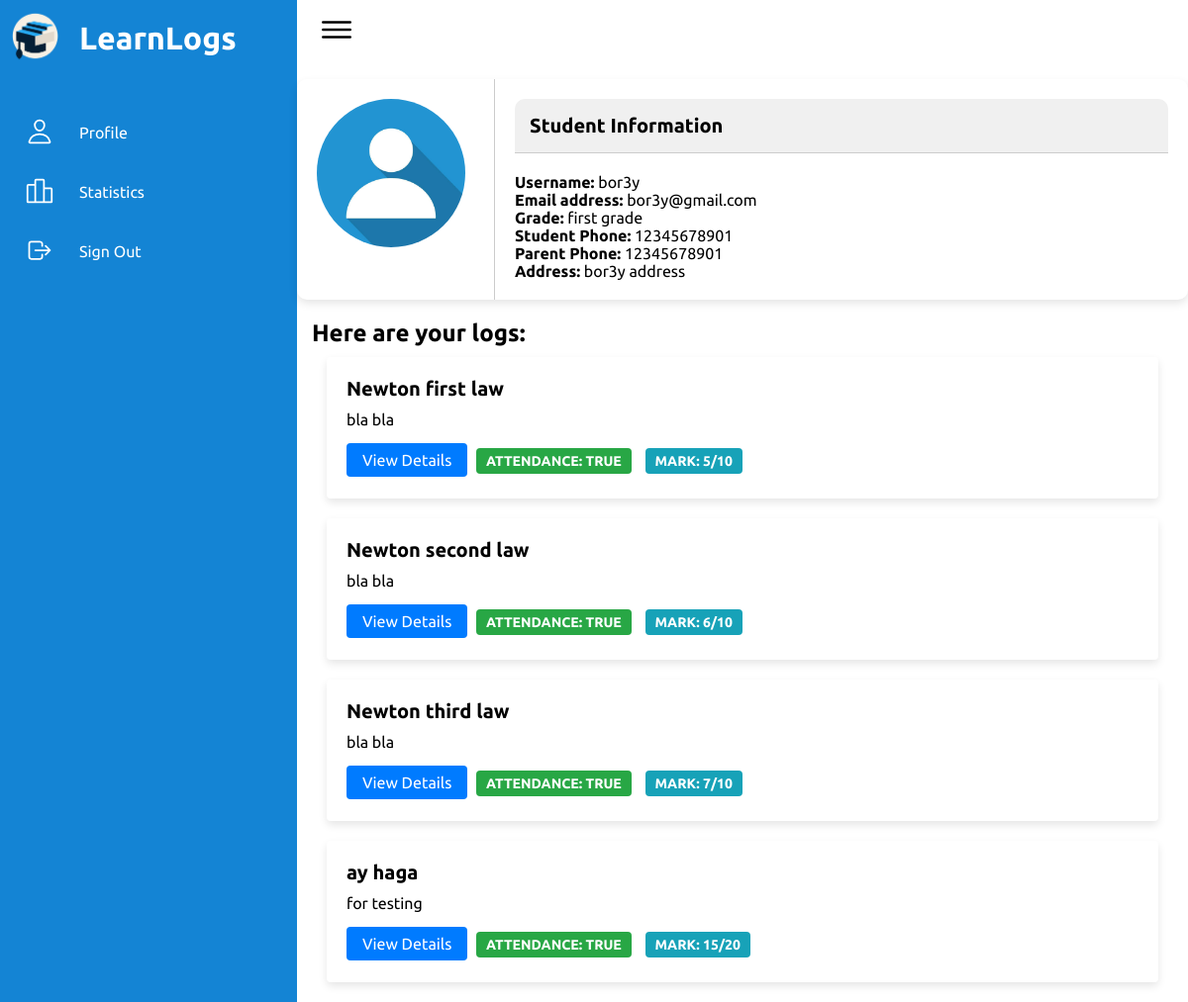
The page /profile/3 (signed in) on the database its author committed.
### learnlogs/models.py (models this page shows, shortened)
class Student(db.Model, UserMixin):
    id = db.Column(db.Integer, primary_key=True)
    student_name = db.Column(db.String(60), nullable=False)
    email = db.Column(db.String(120), unique=True, nullable=False)
    password = db.Column(db.String(60), nullable=False)
    student_phone = db.Column(db.String(11), nullable=False)
    parent_name = db.Column(db.String(60), nullable=False)
    parent_phone = db.Column(db.String(11), nullable=False)
    address = db.Column(db.String(100), nullable=False)
    photo_link = db.Column(db.String(100), default='default.jpg')
    grade = db.Column(db.String(10), nullable=False)
    attended = db.relationship(
        'Session',
        secondary=Student_Session,
        backref='attended_student')

class Session(db.Model, UserMixin):
    id = db.Column(db.Integer, primary_key=True)
    title = db.Column(db.String(100), nullable=False)
    description = db.Column(db.String(1000), nullable=False)
    attachment_link = db.Column(db.String(100), default='default.pdf')
    video_link = db.Column(db.String(100), default='default.mp4')
    date = db.Column(db.DateTime, nullable=False, default=datetime.utcnow)
    grade = db.Column(db.String(10), nullable=False)
    students = db.relationship(
        'Student',
        secondary=Student_Session,
        backref='sessions')

### learnlogs/routes.py (the view)
@login_required
@app.route('/profile/<int:id>', methods=['GET', 'POST'])
def profile1(id):
    if current_user.is_authenticated:
        if current_user.id == id or current_user.email == (
                'teacher@gmail.com'):
            student = Student.query.filter_by(id=id).first()
            all_session = Session.query.filter_by(grade=student.grade).all()
            student_attended = sorted(
                student.attended, key=lambda session: session.id)
            student_marks = db.session.query(Student_Session).filter(
                Student_Session.c.student_id == id).order_by(
                Student_Session.c.session_id).all()
            if student:
                return render_template(
                    'profile.html',
                    student=student,
                    marks=student_marks,
                    attended=student_attended,
                    sessions=all_session,
                    title='Profile')
        else:
           return render_template('error_page.html', title='Register', message='you can only view your profile')
    else:
       return render_template('error_page.html', title='Register', message='you can only view your profile')

### learnlogs/models.py (called while the page is built)
@login_manager.user_loader
def load_student(user_id):
    return Student.query.get(int(user_id))

### learnlogs/templates/profile.html
{% extends 'student_sidebar_test.html' %}
{% block content %}
<link rel="stylesheet" href="../static/styles/profile.css">
<div class="student-content">
    <div class="student-card">
        <div class="student-card-picture">
            <img class="student-avatar border-gray" src="../static/images/{{ student.photo_link }}" alt="Profile Picture">
        </div>
        <div class="student-card-details">
            <div class="student-card-header">
                <h5 class="student-card-title">Student Information</h5>
            </div>
            <div class="student-field">
                <span class="student-field-label">Username:</span>
                <span class="student-field-value">{{ student.student_name }}</span>
            </div>
            <div class="student-field">
                <span class="student-field-label">Email address:</span>
                <span class="student-field-value">{{ student.email }}</span>
            </div>
            <div class="student-field">
              <span class="student-field-label">Grade:</span>
              <span class="student-field-value">{{ student.grade }} grade</span>
            </div>
            <div class="student-field">
                <span class="student-field-label">Student Phone:</span>
                <span class="student-field-value">{{ student.student_phone }}</span>
            </div>
            <div class="student-field">
                <span class="student-field-label">Parent Phone:</span>
                <span class="student-field-value">{{ student.parent_phone }}</span>
            </div>
            <div class="student-field">
                <span class="student-field-label">Address:</span>
                <span class="student-field-value">{{ student.address }}</span>
            </div>
        </div>
    </div>
</div>
<div class="custom-container">
  <h2 class="custom-heading2">Here are your logs:</h2>
  <div class="custom-row">
      {% for session in sessions %}
      <div class="custom-column">
          <div class="custom-card">
              <div class="custom-card-body">
                  <h3 class="custom-card-title">{{ session.title }}</h3>
                  <p class="custom-card-text">{{ session.description }}</p>
                  <a href="{{ url_for('session_info_for_student', session_id=session.id, student_id=student.id) }}" class="custom-button">View Details</a>
                  {% if session in attended %}
                  <span class="custom-badge custom-success-badge ml-2">
                      Attendance: True
                  </span>
                  <span class="custom-badge custom-info-badge ml-2">
                      {% for mark in marks %}
                      {% if mark.session_id == session.id %}
                      Mark: {{ mark.mark }}/{{mark.full_mark}}
                      {% endif %}
                      {% endfor %}
                  </span>
                  {% else %}
                  <span class="custom-badge custom-danger-badge ml-2">
                      Attendance: False
                  </span>
                  {% endif %}
              </div>
          </div>
      </div>
      {% endfor %}
  </div>
{% endblock content %}

### learnlogs/templates/student_sidebar_test.html (shortened to what this page needs)
<!DOCTYPE html>
<html lang="en">
<head>
    <link rel="stylesheet" href="../static/assets/css/dashborad.css">
</head>
<body>
    <div class="container">
        <div class="navigation">
            <ul>
                <li>
                    <a href="/home">
                        <img style="margin-top:10px; width:50px" src="../static/images/logo.png" alt="Logo">
                        <h1 style="margin-top: 20px; margin-left:20px">LearnLogs</h1>
                    </a>
                </li>
                <li>
                    <a href="{{ url_for('profile1', id=student.id) }}">
                        <span class="icon">
                            <ion-icon name="person-outline"></ion-icon>
                        </span>
                        <span class="title">Profile</span>
                    </a>
                </li>
                <li>
                    <a href="{{ url_for('profile2', id=student.id) }}">
                        <span class="icon">
                            <ion-icon name="podium-outline"></ion-icon>
                        </span>
                        <span class="title">Statistics</span>
                    </a>
                </li>
                <li>
                    <a href="{{url_for('logout')}}">
                        <span class="icon">
                            <ion-icon name="log-out-outline"></ion-icon>
                        </span>
                        <span class="title">Sign Out</span>
                    </a>
                </li>
            </ul>
        </div>
        <div class="main">
            <div class="topbar">
                <div class="toggle">
                    <ion-icon name="menu-outline"></ion-icon>
                </div>
            </div>
        {% block content %} {% endblock content %}
</body>
</html>

### learnlogs/static/assets/css/dashborad.css (style rules this page uses)
* { font-family: "Ubuntu", sans-serif; margin: 0; padding: 0; box-sizing: border-box; }
:root { --blue: #1484d4; --white: #fff; --gray: #f5f5f5; --black1: #222; --black2: #999; }
body { min-height: 100vh; overflow-x: hidden; }
.container { position: relative; width: 100%; }
.navigation { position: fixed; width: 300px; height: 100%; background: var(--blue); border-left: 10px solid var(--blue); transition: 0.5s; overflow-y: scroll; overflow-x: hidden; }
.navigation ul { position: absolute; top: 0; left: 0; width: 100%; }
.navigation ul li { position: relative; width: 100%; list-style: none; border-top-left-radius: 30px; border-bottom-left-radius: 30px; }
.navigation ul li:nth-child(1) { margin-bottom: 40px; pointer-events: none; }
.navigation ul li a { position: relative; display: block; width: 100%; display: flex; text-decoration: none; color: var(--white); }
.navigation ul li a .icon { position: relative; display: block; min-width: 60px; height: 60px; line-height: 75px; text-align: center; }
.navigation ul li a .icon ion-icon { font-size: 1.75rem; }
.navigation ul li a .title { position: relative; display: block; padding: 0 10px; height: 60px; line-height: 60px; text-align: start; white-space: nowrap; }
.main { position: absolute; width: calc(100% - 300px); left: 300px; min-height: 100vh; background: var(--white); transition: 0.5s; }
.topbar { width: 100%; height: 60px; display: flex; justify-content: space-between; align-items: center; padding: 0 10px; }
.toggle { position: relative; width: 60px; height: 60px; display: flex; justify-content: center; align-items: center; font-size: 2.5rem; cursor: pointer; }

### learnlogs/static/styles/profile.css (style rules this page uses)
.student-content { margin-top: 20px; }
.student-card { border-radius: 10px; box-shadow: 0 4px 8px rgba(0, 0, 0, 0.1); margin-bottom: 20px; display: flex; flex-wrap: wrap; }
.student-card-picture { flex: 0 0 auto; width: 200px; padding: 20px; border-right: 1px solid #ccc; }
.student-card-details { flex: 1 1 auto; padding: 20px; }
.student-card-header { background-color: #f0f0f0; border-bottom: 1px solid #ccc; border-radius: 10px 10px 0 0; padding: 15px; margin-bottom: 20px; }
.student-card-title { margin: 0; font-size: 20px; }
.student-avatar { width: 150px; height: 150px; border-radius: 50%; object-fit: cover; margin-bottom: 15px; }
.student-field-label { font-weight: bold; margin-bottom: 5px; }
.student-field-value { margin-bottom: 15px; }
.custom-container { max-width: 960px; margin: 0 auto; padding: 0 15px; }
.custom-heading2 { font-size: 1.5rem; margin-top: 20px; margin-bottom: 10px; }
.custom-row::after { content: ""; clear: both; display: table; }
.custom-column { float: left; width: 100%; padding: 0 15px; box-sizing: border-box; }
.custom-card { border-radius: 4px; margin-bottom: 20px; box-shadow: 0 4px 8px rgba(0, 0, 0, 0.1); transition: transform 0.3s, box-shadow 0.3s; }
.custom-card-body { padding: 20px; }
.custom-card-title { font-size: 1.25rem; margin-bottom: 10px; }
.custom-card-text { margin-bottom: 15px; }
.custom-button { display: inline-block; padding: 8px 16px; text-decoration: none; background-color: #007bff; color: #fff; border: none; border-radius: 4px; cursor: pointer; }
.custom-badge { display: inline-block; padding: 5px 10px; font-size: 0.875rem; font-weight: bold; text-transform: uppercase; border-radius: 4px; margin-left: 5px; }
.custom-success-badge { background-color: #28a745; margin:5px; color: #fff; }
.custom-info-badge { background-color: #17a2b8; color: #fff; }

### rows shown on the page
Student: photo_link (placeholder picture), student_name "bor3y", email "bor3y@gmail.com", grade "first", student_phone "12345678901", parent_phone "12345678901", address "bor3y address"

### other values the page prints
{{ session.title }} "Newton first law"
{{ session.description }} "bla bla"
{{ mark.mark }} "5" "6" "7" "15"
{{ mark.full_mark }} "10" "10" "10" "20"
{{ session.title }} "Newton second law"
{{ session.title }} "Newton third law"
{{ session.title }} "ay haga"
{{ session.description }} "for testing"
